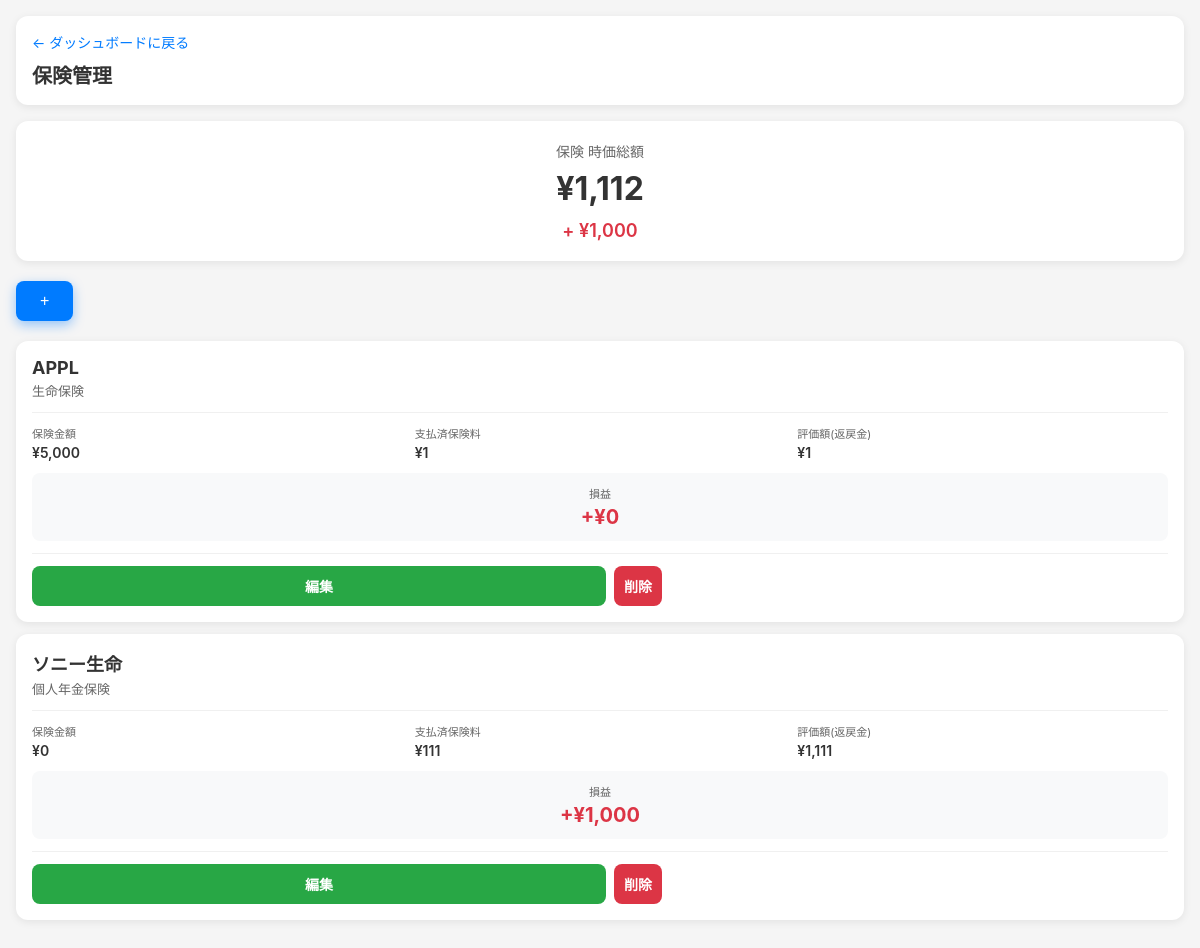
The page /assets/insurance (signed in) on the database its author committed.
### tables this page shows
CREATE TABLE assets (
        id INTEGER PRIMARY KEY AUTOINCREMENT,
        user_id INTEGER,
        asset_type TEXT NOT NULL,
        symbol TEXT NOT NULL,
        name TEXT,
        quantity REAL NOT NULL,
        price REAL DEFAULT 0,
        created_at TIMESTAMP DEFAULT CURRENT_TIMESTAMP, avg_price REAL DEFAULT 0, current_price REAL DEFAULT 0, total_cost REAL DEFAULT 0, acquisition_price REAL, avg_cost REAL DEFAULT 0,
        FOREIGN KEY (user_id) REFERENCES users (id)
    );

### app.py (the view)
@app.route('/assets/<asset_type>')
def manage_assets(asset_type):
    user = get_current_user()
    if not user:
        return redirect(url_for('login'))
    conn = get_db()
    c = conn.cursor()
    if USE_POSTGRES:
        c.execute('''SELECT * FROM assets WHERE user_id = %s AND asset_type = %s
                    ORDER BY symbol''', (user['id'], asset_type))
    else:
        c.execute('''SELECT * FROM assets WHERE user_id = ? AND asset_type = ?
                    ORDER BY symbol''', (user['id'], asset_type))
    assets = c.fetchall()
    conn.close()
    type_info = {
        'jp_stock': {'title': '日本株', 'symbol_label': '証券コード', 'quantity_label': '株数'},
        'us_stock': {'title': '米国株', 'symbol_label': 'シンボル', 'quantity_label': '株数'},
        'gold': {'title': '金 (Gold)', 'symbol_label': '種類', 'quantity_label': '重量(g)'},
        'cash': {'title': '現金', 'symbol_label': '項目名', 'quantity_label': '金額'},
        'crypto': {'title': '暗号資産', 'symbol_label': '銘柄', 'quantity_label': '数量'},
        'investment_trust': {'title': '投資信託', 'symbol_label': '銘柄', 'quantity_label': '保有数量(口)'},
        'insurance': {'title': '保険', 'symbol_label': '項目名', 'quantity_label': '保険金額'}
    }
    info = type_info.get(asset_type, type_info['jp_stock'])
    return render_template(
        'manage_assets.html',
        assets=assets,
        asset_type=asset_type,
        info=info,
        crypto_symbols=CRYPTO_SYMBOLS,
        investment_trust_symbols=INVESTMENT_TRUST_SYMBOLS,
        insurance_types=INSURANCE_TYPES
    )

### app.py (called while the page is built)
def get_db():
    if USE_POSTGRES:
        conn = psycopg2.connect(DATABASE_URL, cursor_factory=RealDictCursor)
        return conn
    else:
        conn = sqlite3.connect('portfolio.db')
        conn.row_factory = sqlite3.Row
        return conn

def get_current_user():
    if 'user_id' not in session:
        return None
    conn = get_db()
    c = conn.cursor()
    if USE_POSTGRES:
        c.execute('SELECT * FROM users WHERE id = %s', (session['user_id'],))
    else:
        c.execute('SELECT * FROM users WHERE id = ?', (session['user_id'],))
    user = c.fetchone()
    conn.close()
    return user

### templates/manage_assets.html (shortened to what this page needs)
{% extends "base.html" %}
{% block content %}
<div class="header">
    <a href="{{ url_for('dashboard') }}" class="back-link">&larr; ダッシュボードに戻る</a>
    <h1>{{ info.title }}管理</h1>
</div>
{% if assets %}
    {% set total_value = namespace(amount=0) %}
    {% set total_cost = namespace(amount=0) %}
    {% for asset in assets %}
        {% if asset_type == 'investment_trust' %}
            {% set total_value.amount = total_value.amount + (asset['quantity'] * asset['price'] / 10000) %}
            {% set total_cost.amount = total_cost.amount + (asset['quantity'] * asset['avg_cost'] / 10000) %}
        {% elif asset_type == 'insurance' %}
            {% set total_value.amount = total_value.amount + asset['price'] %}
            {% set total_cost.amount = total_cost.amount + asset['avg_cost'] %}
        {% elif asset_type != 'cash' %}
            {% set total_value.amount = total_value.amount + (asset['quantity'] * asset['price']) %}
            {% set total_cost.amount = total_cost.amount + (asset['quantity'] * asset['avg_cost']) %}
        {% else %}
            {% set total_value.amount = total_value.amount + asset['quantity'] %}
        {% endif %}
    {% endfor %}
    {% set total_profit = total_value.amount - total_cost.amount %}
    <div class="summary-card">
        <div class="summary-title">{{ info.title }} 時価総額</div>
        <div class="summary-value">
            {% if asset_type == 'us_stock' %}
                ${{ "{:,.2f}".format(total_value.amount) }}
            {% else %}
                &yen;{{ "{:,.0f}".format(total_value.amount) }}
            {% endif %}
        </div>
        {% if asset_type != 'cash' %}
        <div class="summary-profit {% if total_profit >= 0 %}profit-red{% else %}profit-green{% endif %}">
            {% if total_profit >= 0 %}+{% endif %}
            {% if asset_type == 'us_stock' %}
                ${{ "{:,.2f}".format(total_profit) }}
            {% else %}
                &yen;{{ "{:,.0f}".format(total_profit) }}
            {% endif %}
        </div>
        {% endif %}
    </div>
{% endif %}
<button class="add-button" onclick="showAddForm()">+</button>
{% if assets %}
    {% for asset in assets %}
    <div class="stock-card" data-edit-url="{{ url_for('edit_asset', asset_id=asset['id']) }}">
        {% if asset_type == 'jp_stock' %}
            <div class="stock-header">
                <div>
                    <div class="stock-symbol">{{ asset['name'] or asset['symbol'] }}</div>
                    <div class="stock-name">{{ asset['symbol'] }}</div>
                </div>
                <div>
                    <div class="stock-price">
                        &yen;{{ "{:,.0f}".format(asset['price']) }}
                    </div>
                </div>
            </div>
        {% elif asset_type == 'insurance' %}
            <div class="stock-header">
                <div>
                    <div class="stock-symbol">{{ asset.symbol }}</div>
                    <div class="stock-name">{{ asset.name or '-' }}</div>
                </div>
            </div>
        {% endif %}
        {% if asset_type == 'insurance' %}
             <div class="stock-details" style="grid-template-columns: 1fr 1fr 1fr;">
                <div class="detail-item">
                    <span class="detail-label">保険金額</span>
                    <span class="detail-value">¥{{ "{:,.0f}".format(asset.quantity) }}</span>
                </div>
                <div class="detail-item">
                    <span class="detail-label">支払済保険料</span>
                    <span class="detail-value">¥{{ "{:,.0f}".format(asset.avg_cost) }}</span>
                </div>
                 <div class="detail-item">
                    <span class="detail-label">評価額(返戻金)</span>
                    <span class="detail-value">¥{{ "{:,.0f}".format(asset.price) }}</span>
                </div>
            </div>
        {% endif %}
        {% if asset_type == 'insurance' %}
            {% set profit = asset.price - asset.avg_cost %}
            <div class="stock-profit-box">
                <div class="stock-profit-label">損益</div>
                <div class="stock-profit-value {% if profit >= 0 %}profit-red{% else %}profit-green{% endif %}">
                    {% if profit >= 0 %}+{% endif %}¥{{ "{:,.0f}".format(profit) }}
                </div>
            </div>
        {% endif %}
        <div class="stock-actions" onclick="event.stopPropagation()">
            <a href="{{ url_for('edit_asset', asset_id=asset['id']) }}" class="edit-btn">編集</a>
            <form method="post" action="{{ url_for('delete_asset') }}" style="flex: 1; margin: 0;">
                <button type="submit" class="delete-btn" onclick="return confirm('削除しますか?')">削除</button>
            </form>
        </div>
    </div>
    {% endfor %}
{% else %}
<div class="empty-state">
    <div class="empty-state-icon">&#128202;</div>
    <p>まだ{{ info.title }}が登録されていません。<br>下の「+」ボタンから追加してください。</p>
</div>
{% endif %}
{% endblock %}

### templates/base.html (style rules this page uses)
* { box-sizing: border-box; }
body { font-family: -apple-system, BlinkMacSystemFont, "Segoe UI", Roboto, "Hiragino Sans", sans-serif; margin: 0; padding: 0; background: #f5f5f5; color: #333; }

### templates/manage_assets.html (style rules this page uses)
.header { background: white; padding: 16px; border-radius: 12px; margin-bottom: 16px; box-shadow: 0 2px 8px rgba(0,0,0,0.08); }
.back-link { color: #007bff; text-decoration: none; font-size: 14px; display: inline-block; margin-bottom: 8px; }
.header h1 { font-size: 20px; margin: 0; color: #333; }
.summary-card { background: white; border-radius: 12px; padding: 20px; margin-bottom: 20px; text-align: center; box-shadow: 0 2px 8px rgba(0,0,0,0.08); }
.summary-title { font-size: 14px; color: #666; margin-bottom: 8px; }
.summary-value { font-size: 32px; font-weight: 700; color: #333; margin-bottom: 12px; }
.summary-profit { font-size: 18px; font-weight: 600; }
.profit-red { color: #dc3545; }
.add-button { position: fixed; bottom: 24px; right: 24px; width: 56px; height: 56px; border-radius: 50%; background: #007bff; color: white; border: none; font-size: 32px; cursor: pointer; box-shadow: 0 4px 12px rgba(0,123,255,0.4); z-index: 1000; display: flex; align-items: center; justify-content: center; line-height: 1; }
.stock-card { background: white; border-radius: 12px; padding: 16px; margin-bottom: 12px; box-shadow: 0 2px 8px rgba(0,0,0,0.08); cursor: pointer; transition: all 0.15s ease; }
.stock-header { display: flex; justify-content: space-between; align-items: flex-start; margin-bottom: 12px; padding-bottom: 12px; border-bottom: 1px solid #f0f0f0; }
.stock-symbol { font-size: 18px; font-weight: 700; color: #333; }
.stock-name { font-size: 13px; color: #666; margin-top: 3px; }
.stock-details { display: grid; grid-template-columns: 1fr 1fr; gap: 12px; margin: 12px 0; font-size: 13px; }
.detail-item { display: flex; flex-direction: column; }
.detail-label { color: #666; font-size: 11px; margin-bottom: 3px; }
.detail-value { font-weight: 600; color: #333; font-size: 14px; }
.stock-profit-box { background: #f8f9fa; padding: 12px; border-radius: 8px; margin: 12px 0; text-align: center; }
.stock-profit-label { font-size: 11px; color: #666; margin-bottom: 4px; }
.stock-profit-value { font-size: 20px; font-weight: 700; }
.stock-actions { display: flex; gap: 8px; margin-top: 12px; padding-top: 12px; border-top: 1px solid #f0f0f0; }
.edit-btn, .delete-btn { flex: 1; padding: 10px; border-radius: 8px; text-align: center; text-decoration: none; font-size: 14px; border: none; cursor: pointer; font-weight: 600; }
.edit-btn { background: #28a745; color: white; }
.delete-btn { background: #dc3545; color: white; }
@media (min-width: 768px) { .add-button { position: static; width: auto; height: auto; border-radius: 8px; padding: 12px 24px; font-size: 16px; margin-bottom: 20px; } }

### rows shown on the page
assets: symbol "APPL", name "生命保険", quantity "5,000", avg_cost "1", price "1", profit "0"
assets: symbol "ソニー生命", name "個人年金保険", quantity "0", avg_cost "111", price "1,111", profit "1,000"

### other values the page prints
{{ info.title }} "保険"
{{ "{:,.0f}".format(total_value.amount) }} "1,112"
{{ "{:,.0f}".format(total_profit) }} "1,000"
